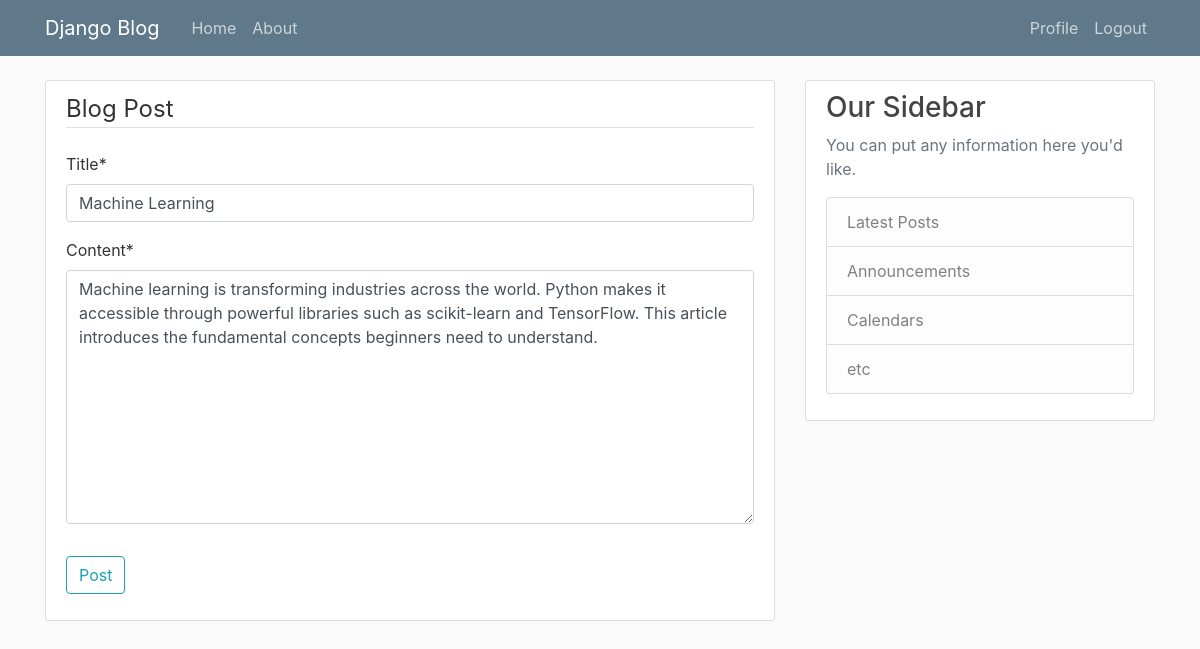
Screenshot of /post/22/update/ (signed in) with the database file from the repository.
### blog/models.py (models this page shows, shortened)
class Post(models.Model):
    title = models.CharField(max_length = 100)
    content = models.TextField()
    date_posted = models.DateTimeField(default = timezone.now)
    author = models.ForeignKey(User, on_delete = models.CASCADE)

### blog/views.py (the view, shortened to what this page needs)
# urls.py: path('post/<int:pk>/update/', PostUpdateView.as_view(), name='post-update'),
class PostUpdateView(LoginRequiredMixin, UserPassesTestMixin, UpdateView):
    model = Post
    fields = ['title', 'content']
    def test_func(self):
        post = self.get_object()
        if self.request.user == post.author:
            return True
        return False

### blog/templates/blog/post_form.html (shortened to what this page needs)
{% extends 'blog/base.html' %}
{% load crispy_forms_tags %}
{% block content %}
    <div class="content-section">
        <form action="" method="POST">
            <fieldset class="form-group">
                <legend class="border-bottom mb-4">
                    Blog Post
                </legend>
                {{ form|crispy }}
            </fieldset>
            <div class="form-group">
                <button class="btn btn-outline-info" type="submit">
                    Post
                </button>
            </div>
        </form>
    </div>
{% endblock content %}

### blog/static/blog/main.css (style rules this page uses)
body { background: #fafafa; color: #333333; margin-top: 5rem; }
.content-section { background: #ffffff; padding: 10px 20px; border: 1px solid #dddddd; border-radius: 3px; margin-bottom: 20px; }

### rows the page displays
Post: title "Machine Learning", content "Machine learning is transforming industries across the world. Python makes it accessible through powerful libraries such as scikit-learn and TensorFlow. This article introduces the fundamental concepts beginners need to understand."
